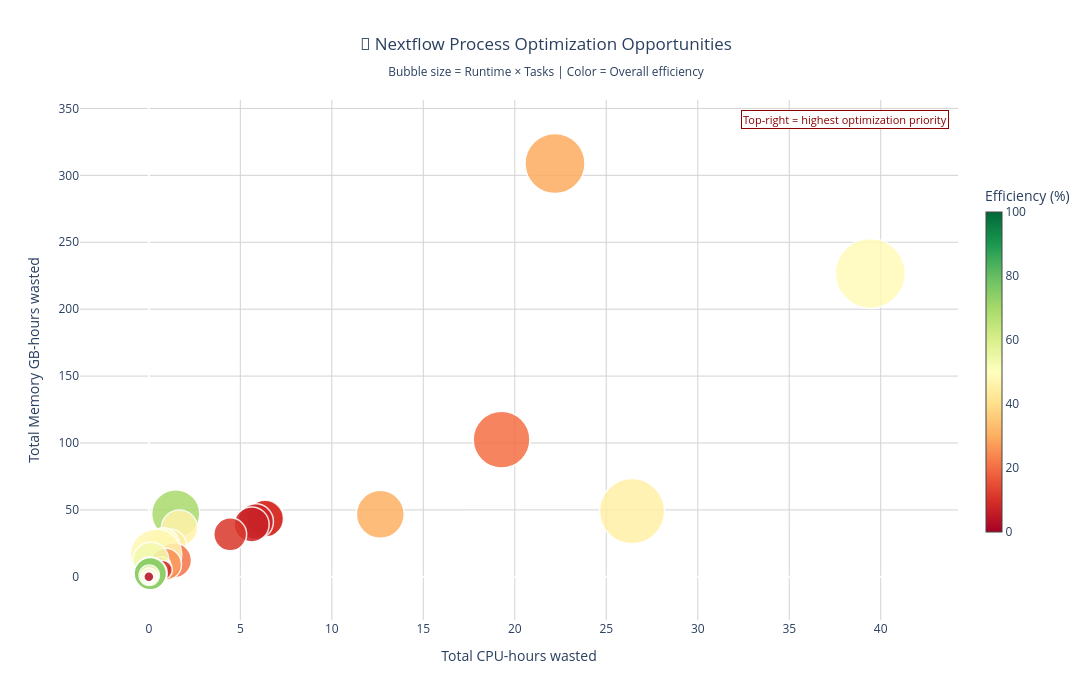

Write notebook code for a chart like this one.
### Markdown cell above
#### Metric definitions

- **Unit conversions**  
  - `runtime_hours = realtime / 3_600_000`  
  - `mem_requested_gb = memory / 1024^3`, `mem_used_gb = peak_rss / 1024^3`  
  - `cpu_used_cores = %cpu / 100`

- **Per-process averages**  
  - `n_tasks = count(tasks)`  
  - `avg_cpus_requested = mean(cpus)`  
  - `avg_cpus_used = mean(cpu_used_cores)`  
  - `avg_cpu_efficiency = mean((cpu_used_cores / cpus) * 100)`  
  - `avg_mem_requested_gb = mean(mem_requested_gb)`  
  - `avg_mem_used_gb = mean(mem_used_gb)`  
  - `avg_mem_efficiency = mean((mem_used_gb / mem_requested_gb) * 100)`

- **Waste metrics**  
  - `cpu_waste_cores = max(cpus - cpu_used_cores, 0)`  
  - `mem_waste_gb = max(mem_requested_gb - mem_used_gb, 0)`  
  - `total_cpu_hours_wasted = Σ(cpu_waste_cores * runtime_hours)`  
  - `total_mem_gb_hours_wasted = Σ(mem_waste_gb * runtime_hours)`

- **Bubble chart mapping**  
  - **X-axis:** `total_cpu_hours_wasted`  
  - **Y-axis:** `total_mem_gb_hours_wasted`  
  - **Bubble size:** `computational_burden = total_runtime_hours * n_tasks`  
  - **Color:** `overall_efficiency = (avg_cpu_efficiency + avg_mem_efficiency) / 2`

- **Ranking score (table)**  
  - `total_waste = total_cpu_hours_wasted * 10 + total_mem_gb_hours_wasted`
  - *Note:* CPU-hours are weighted ×10 to balance with GB-hours (typical hardware ratio: ~10 GB RAM per CPU core)

### Code cell
import plotly.graph_objects as go
from IPython.display import display


def calculate_process_metrics(df: pd.DataFrame) -> pd.DataFrame:
    """Calculate aggregated optimization metrics per process from the current trace DataFrame."""
    required = ["process", "cpus", "%cpu", "memory", "peak_rss", "realtime"]
    missing = [c for c in required if c not in df.columns]
    if missing:
        raise ValueError(f"Missing required columns: {missing}")

    work = df.copy()

    # Ensure numeric
    for col in ["cpus", "%cpu", "memory", "peak_rss", "realtime"]:
        work[col] = pd.to_numeric(work[col], errors="coerce")

    # Keep valid rows only
    work = work.dropna(
        subset=["process", "cpus", "%cpu", "memory", "peak_rss", "realtime"]
    )
    work = work[
        (work["cpus"] > 0) & (work["memory"] > 0) & (work["realtime"] > 0)
    ].copy()

    if work.empty:
        return pd.DataFrame()

    # Per-task derived metrics
    work["runtime_hours"] = work["realtime"] / 3_600_000.0
    work["cpu_used_cores"] = work["%cpu"] / 100.0
    work["cpu_efficiency"] = (work["cpu_used_cores"] / work["cpus"]) * 100.0

    work["mem_requested_gb"] = work["memory"] / (1024**3)
    work["mem_used_gb"] = work["peak_rss"] / (1024**3)
    work["mem_efficiency"] = (work["mem_used_gb"] / work["mem_requested_gb"]) * 100.0

    # Waste (clip to avoid negative waste when usage exceeds request)
    work["cpu_waste_cores"] = (work["cpus"] - work["cpu_used_cores"]).clip(lower=0)
    work["mem_waste_gb"] = (work["mem_requested_gb"] - work["mem_used_gb"]).clip(
        lower=0
    )

    work["cpu_hours_wasted"] = work["cpu_waste_cores"] * work["runtime_hours"]
    work["mem_gb_hours_wasted"] = work["mem_waste_gb"] * work["runtime_hours"]

    metrics = (
        work.groupby("process")
        .agg(
            n_tasks=("process", "size"),
            avg_cpus_requested=("cpus", "mean"),
            avg_cpus_used=("cpu_used_cores", "mean"),
            avg_cpu_efficiency=("cpu_efficiency", "mean"),
            avg_mem_requested_gb=("mem_requested_gb", "mean"),
            avg_mem_used_gb=("mem_used_gb", "mean"),
            avg_mem_efficiency=("mem_efficiency", "mean"),
            avg_runtime_hours=("runtime_hours", "mean"),
            total_runtime_hours=("runtime_hours", "sum"),
            total_cpu_hours_wasted=("cpu_hours_wasted", "sum"),
            total_mem_gb_hours_wasted=("mem_gb_hours_wasted", "sum"),
        )
        .reset_index()
    )

    # Bubble size metric (same idea as your example)
    metrics["computational_burden"] = (
        metrics["total_runtime_hours"] * metrics["n_tasks"]
    )

    # Overall efficiency
    metrics["overall_efficiency"] = (
        metrics["avg_cpu_efficiency"] + metrics["avg_mem_efficiency"]
    ) / 2.0

    # Combined waste ranking score
    metrics["total_waste"] = (
        metrics["total_cpu_hours_wasted"] * 10.0 + metrics["total_mem_gb_hours_wasted"]
    )

    # Reuse your existing process display helper
    metrics["process_display"] = make_unique_display_labels(
        metrics["process"], max_len=40
    )

    return metrics.sort_values("total_waste", ascending=False).reset_index(drop=True)


def create_optimization_bubble_chart(
    trace_df: pd.DataFrame,
    title: str = "🎯 Nextflow Process Optimization Opportunities",
    width: int = 1200,
    height: int = 700,
    show_process_labels: bool = False,
    min_bubble_size: int = 10,
    max_bubble_size: int = 70,
) -> go.Figure:
    """Create interactive process-level optimization bubble chart."""
    metrics = calculate_process_metrics(trace_df)

    if metrics.empty:
        fig = go.Figure()
        fig.add_annotation(
            text="No process metrics available",
            xref="paper",
            yref="paper",
            x=0.5,
            y=0.5,
            showarrow=False,
            font=dict(size=18),
        )
        return fig

    # Scale bubble sizes from computational burden
    burden_values = metrics["computational_burden"].to_numpy()
    if np.nanmax(burden_values) > np.nanmin(burden_values):
        burden_norm = (burden_values - np.nanmin(burden_values)) / (
            np.nanmax(burden_values) - np.nanmin(burden_values)
        )
        bubble_sizes = min_bubble_size + (max_bubble_size - min_bubble_size) * np.sqrt(
            burden_norm
        )
    else:
        bubble_sizes = np.full(len(metrics), (min_bubble_size + max_bubble_size) / 2)

    custom_data = np.column_stack(
        [
            metrics["process"],
            metrics["n_tasks"],
            metrics["avg_runtime_hours"],
            metrics["total_runtime_hours"],
            metrics["avg_cpus_requested"],
            metrics["avg_cpus_used"],
            metrics["avg_cpu_efficiency"],
            metrics["total_cpu_hours_wasted"],
            metrics["avg_mem_requested_gb"],
            metrics["avg_mem_used_gb"],
            metrics["avg_mem_efficiency"],
            metrics["total_mem_gb_hours_wasted"],
            metrics["overall_efficiency"],
            metrics["computational_burden"],
        ]
    )

    fig = go.Figure()
    fig.add_trace(
        go.Scatter(
            x=metrics["total_cpu_hours_wasted"],
            y=metrics["total_mem_gb_hours_wasted"],
            mode="markers+text" if show_process_labels else "markers",
            text=metrics["process_display"] if show_process_labels else None,
            textposition="middle center",
            textfont=dict(size=9, color="white"),
            marker=dict(
                size=bubble_sizes,
                sizemode="diameter",
                color=metrics["overall_efficiency"].clip(lower=0, upper=100),
                colorscale="RdYlGn",
                cmin=0,
                cmax=100,
                opacity=0.85,
                line=dict(width=1.5, color="white"),
                colorbar=dict(title="Efficiency (%)", thickness=16, len=0.7, x=1.02),
            ),
            hovertext=metrics["process_display"],
            customdata=custom_data,
            hovertemplate=(
                "<b>%{hovertext}</b><br><br>"
                "Tasks: %{customdata[1]}<br>"
                "Avg Runtime: %{customdata[2]:.2f} h<br>"
                "Total Runtime: %{customdata[3]:.1f} h<br><br>"
                "CPU used/requested: %{customdata[5]:.1f} / %{customdata[4]:.1f} cores<br>"
                "CPU efficiency: %{customdata[6]:.1f}%<br>"
                "CPU-hours wasted: %{x:.2f}<br><br>"
                "Memory used/requested: %{customdata[9]:.1f} / %{customdata[8]:.1f} GB<br>"
                "Memory efficiency: %{customdata[10]:.1f}%<br>"
                "Memory GB-hours wasted: %{y:.2f}<br><br>"
                "Overall efficiency: %{customdata[12]:.1f}%<br>"
                "Computational burden: %{customdata[13]:.1f}<extra></extra>"
            ),
            name="Processes",
        )
    )

    fig.update_layout(
        title=dict(
            text=f"{title}<br><sub>Bubble size = Runtime × Tasks | Color = Overall efficiency</sub>",
            x=0.5,
            xanchor="center",
        ),
        xaxis=dict(
            title="Total CPU-hours wasted", showgrid=True, gridcolor="lightgray"
        ),
        yaxis=dict(
            title="Total Memory GB-hours wasted", showgrid=True, gridcolor="lightgray"
        ),
        plot_bgcolor="white",
        paper_bgcolor="white",
        hovermode="closest",
        width=width,
        height=height,
        showlegend=False,
    )

    fig.add_annotation(
        text="Top-right = highest optimization priority",
        xref="paper",
        yref="paper",
        x=0.99,
        y=0.98,
        showarrow=False,
        xanchor="right",
        yanchor="top",
        font=dict(size=11, color="darkred"),
        bgcolor="rgba(255,255,255,0.85)",
        bordercolor="darkred",
        borderwidth=1,
    )

    return fig


def get_top_optimization_candidates(
    trace_df: pd.DataFrame, n: int = 10
) -> pd.DataFrame:
    """Return top-N optimization candidates."""
    metrics = calculate_process_metrics(trace_df)
    if metrics.empty:
        return metrics

    cols = [
        "process_display",
        "n_tasks",
        "avg_cpus_requested",
        "avg_mem_requested_gb",
        "avg_cpu_efficiency",
        "avg_mem_efficiency",
        "overall_efficiency",
        "total_cpu_hours_wasted",
        "total_mem_gb_hours_wasted",
        "total_waste",
    ]
    top_n = metrics.head(n)[cols].copy()

    numeric_cols = top_n.select_dtypes(include=[np.number]).columns
    top_n[numeric_cols] = top_n[numeric_cols].round(2)
    return top_n


# ---- Run on current notebook df ----
fig = create_optimization_bubble_chart(df)
fig.show()

print("\n🏆 Top optimization candidates\n")
display(get_top_optimization_candidates(df, n=10))

### Figure 1 — Plotly figure (JSON) as saved in the notebook; plotly's stock layout.template omitted (floating-point values rounded to 4 significant figures; data arrays with more than 128 entries replaced by an {"elided": "..."} marker saying what was removed)
{"data": [{"customdata": {"elided": "51x14 mixed values"}, "hovertemplate": "<b>%{hovertext}</b><br><br>Tasks: %{customdata[1]}<br>Avg Runtime: %{customdata[2]:.2f} h<br>Total Runtime: %{customdata[3]:.1f} h<br><br>CPU used/requested: %{customdata[5]:.1f} / %{customdata[4]:.1f} cores<br>CPU efficiency: %{customdata[6]:.1f}%<br>CPU-hours wasted: %{x:.2f}<br><br>Memory used/requested: %{customdata[9]:.1f} / %{customdata[8]:.1f} GB<br>Memory efficiency: %{customdata[10]:.1f}%<br>Memory GB-hours wasted: %{y:.2f}<br><br>Overall efficiency: %{customdata[12]:.1f}%<br>Computational burden: %{customdata[13]:.1f}<extra></extra>", "hovertext": ["STAR_ALIGN_IGENOMES", "TRIMGALORE", "PICARD_MARKDUPLICATES", "QUALIMAP_RNASEQ", "RSEQC_READDUPLICATION", "RSEQC_READDISTRIBUTION", "RSEQC_JUNCTIONSATURATION", "RSEQC_BAMSTAT", "RSEQC_JUNCTIONANNOTATION", "STRINGTIE_STRINGTIE", "QUANTIFY_PSEUDO_ALIGNMENT:SALMON_QUANT", "SAMTOOLS_SORT_QUALIMAP", "SAMTOOLS_SORT", "QUANTIFY_BAM_SALMON:SALMON_QUANT", "FQ_LINT", "DUPRADAR", "FQ_LINT_AFTER_TRIMMING", "SALMON_INDEX", "SUBREAD_FEATURECOUNTS", "FASTQC", "RSEQC_INNERDISTANCE", "...:BAM_STATS_SAMTOOLS:SAMTOOLS_FLAGSTAT", "...OLS:BAM_STATS_SAMTOOLS:SAMTOOLS_STATS", "BAM_SORT_STATS_SAMTOOLS:SAMTOOLS_INDEX", "BAM_MARKDUPLICATES_PICARD:SAMTOOLS_INDEX", "...ARD:BAM_STATS_SAMTOOLS:SAMTOOLS_STATS", "BEDTOOLS_GENOMECOV_FW", "BEDTOOLS_GENOMECOV_REV", "RSEQC_INFEREXPERIMENT", "MAKE_TRANSCRIPTS_FASTA", "...BEDGRAPHTOBIGWIG_FORWARD:UCSC_BEDCLIP", "...BEDGRAPHTOBIGWIG_REVERSE:UCSC_BEDCLIP", "...RIZEDEXPERIMENT:SE_TRANSCRIPT_UNIFIED", "...RIZEDEXPERIMENT:SE_TRANSCRIPT_UNIFIED", "...:BAM_STATS_SAMTOOLS:SAMTOOLS_FLAGSTAT", "DESEQ2_QC_BAM_SALMON", "...SUMMARIZEDEXPERIMENT:TXIMETA_TXIMPORT", "...SUMMARIZEDEXPERIMENT:TXIMETA_TXIMPORT", "..._SUMMARIZEDEXPERIMENT:SE_GENE_UNIFIED", "..._SUMMARIZEDEXPERIMENT:SE_GENE_UNIFIED", "DESEQ2_QC_PSEUDO", "...OBIGWIG_FORWARD:UCSC_BEDGRAPHTOBIGWIG", "...OBIGWIG_REVERSE:UCSC_BEDGRAPHTOBIGWIG", "MULTIQC", "GTF_FILTER", "MULTIQC_CUSTOM_BIOTYPE", "...:BAM_STATS_SAMTOOLS:SAMTOOLS_IDXSTATS", "SAMTOOLS_FAIDX", "...T_SUMMARIZEDEXPERIMENT:CUSTOM_TX2GENE", "...T_SUMMARIZEDEXPERIMENT:CUSTOM_TX2GENE", "...:BAM_STATS_SAMTOOLS:SAMTOOLS_IDXSTATS"], "marker": {"cmax": 100, "cmin": 0, "color": [48.63, 29.72, 45.09, 20.33, 30.57, 9.201, 9.795, 7.588, 7.389, 11.13, 69.41, 45.76, 44.54, 50.07, 21.14, 47.55, 25.13, 63.09, 23.09, 53.17, 8.489, 26.31, 54.42, 34.99, 31.55, 65.75, 73.61, 73.9, 5.665, 4.33, 6.623, 6.556, 8.138, 8.945, 53.34, 6.548, 6.034, 8.283, 6.82, 8.268, 9.07, 46.57, 47.09, 18.31, 15.6, 10.19, 1.512, 24.35, 48.31, 48.87, 2.607], "colorbar": {"len": 0.7, "thickness": 16, "title": {"text": "Efficiency (%)"}, "x": 1.02}, "colorscale": [[0, "rgb(165,0,38)"], [0.1, "rgb(215,48,39)"], [0.2, "rgb(244,109,67)"], [0.3, "rgb(253,174,97)"], [0.4, "rgb(254,224,139)"], [0.5, "rgb(255,255,191)"], [0.6, "rgb(217,239,139)"], [0.7, "rgb(166,217,106)"], [0.8, "rgb(102,189,99)"], [0.9, "rgb(26,152,80)"], [1, "rgb(0,104,55)"]], "line": {"color": "white", "width": 1.5}, "opacity": 0.85, "size": [70.0, 60.07, 65.09, 56.78, 47.89, 36.9, 36.87, 35.66, 35.06, 32.91, 48.19, 36.12, 31.13, 31.68, 35.0, 51.47, 31.8, 16.04, 20.63, 35.86, 19.19, 26.67, 28.96, 20.61, 20.27, 28.34, 32.77, 32.27, 14.01, 10.89, 13.47, 13.47, 11.16, 11.04, 20.44, 10.85, 10.8, 10.81, 10.77, 10.65, 10.59, 16.46, 16.35, 10.92, 10.87, 12.09, 11.77, 10.6, 10.79, 10.77, 10.0], "sizemode": "diameter"}, "mode": "markers", "name": "Processes", "textfont": {"color": "white", "size": 9}, "textposition": "middle center", "type": "scatter", "x": [39.43, 22.2, 26.41, 19.28, 12.65, 6.38, 6.35, 5.835, 5.618, 4.446, 1.469, 1.669, 1.194, 0.7897, 1.375, 0.3939, 0.9146, 0.7614, 0.6579, 0.1103, 0.7598, 0.2707, 0.05048, 0.1773, 0.1431, 0.0, 0.08828, 0.0759, 0.1588, 0.1362, 0.1111, 0.1107, 0.1031, 0.08149, 0.01892, 0.05913, 0.05441, 0.05308, 0.05009, 0.03562, 0.02981, 0.005483, 0.004488, 0.01046, 0.008062, 0.007012, 0.006273, 0.003141, 0.0003986, 0.0002833, 0.0005269], "y": [226.7, 308.8, 49.1, 102.6, 46.73, 44.01, 43.44, 41.23, 39.18, 31.78, 47.15, 36.51, 23.85, 24.81, 12.37, 16.61, 9.399, 8.986, 7.047, 12.42, 5.168, 2.902, 3.751, 2.344, 2.195, 3.508, 2.485, 2.412, 1.011, 0.866, 0.7598, 0.7598, 0.7043, 0.5673, 1.139, 0.3922, 0.3501, 0.3602, 0.3331, 0.2449, 0.2099, 0.4301, 0.4157, 0.06319, 0.06979, 0.04654, 0.0383, 0.03663, 0.05792, 0.05625, 0.003331]}], "layout": {"annotations": [{"bgcolor": "rgba(255,255,255,0.85)", "bordercolor": "darkred", "borderwidth": 1, "font": {"color": "darkred", "size": 11}, "showarrow": false, "text": "Top-right = highest optimization priority", "x": 0.99, "xanchor": "right", "xref": "paper", "y": 0.98, "yanchor": "top", "yref": "paper"}], "height": 700, "hovermode": "closest", "paper_bgcolor": "white", "plot_bgcolor": "white", "showlegend": false, "title": {"text": "🎯 Nextflow Process Optimization Opportunities<br><sub>Bubble size = Runtime × Tasks | Color = Overall efficiency</sub>", "x": 0.5, "xanchor": "center"}, "width": 1200, "xaxis": {"gridcolor": "lightgray", "showgrid": true, "title": {"text": "Total CPU-hours wasted"}}, "yaxis": {"gridcolor": "lightgray", "showgrid": true, "title": {"text": "Total Memory GB-hours wasted"}}}}
